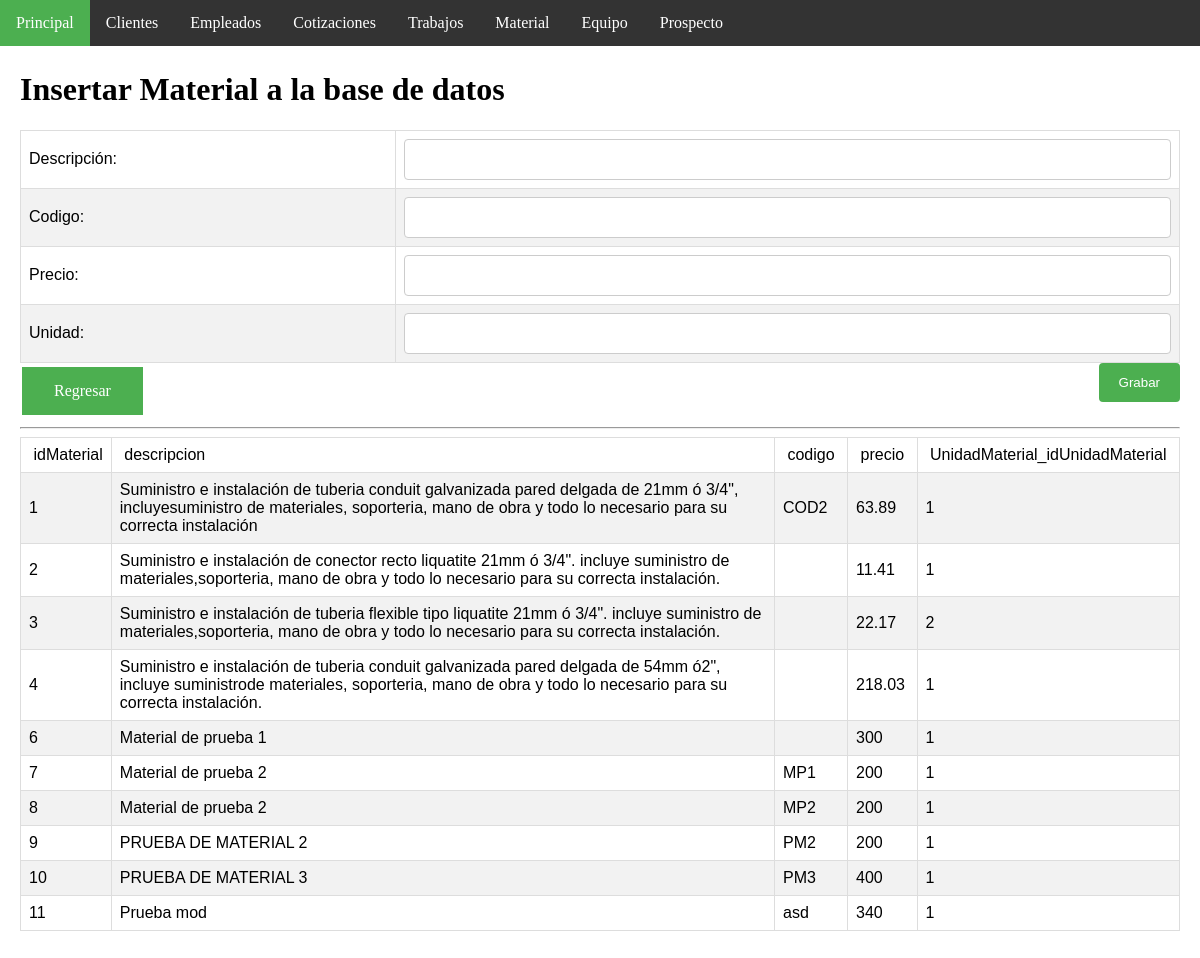
Page /insertMaterial.php on the earlier database version.
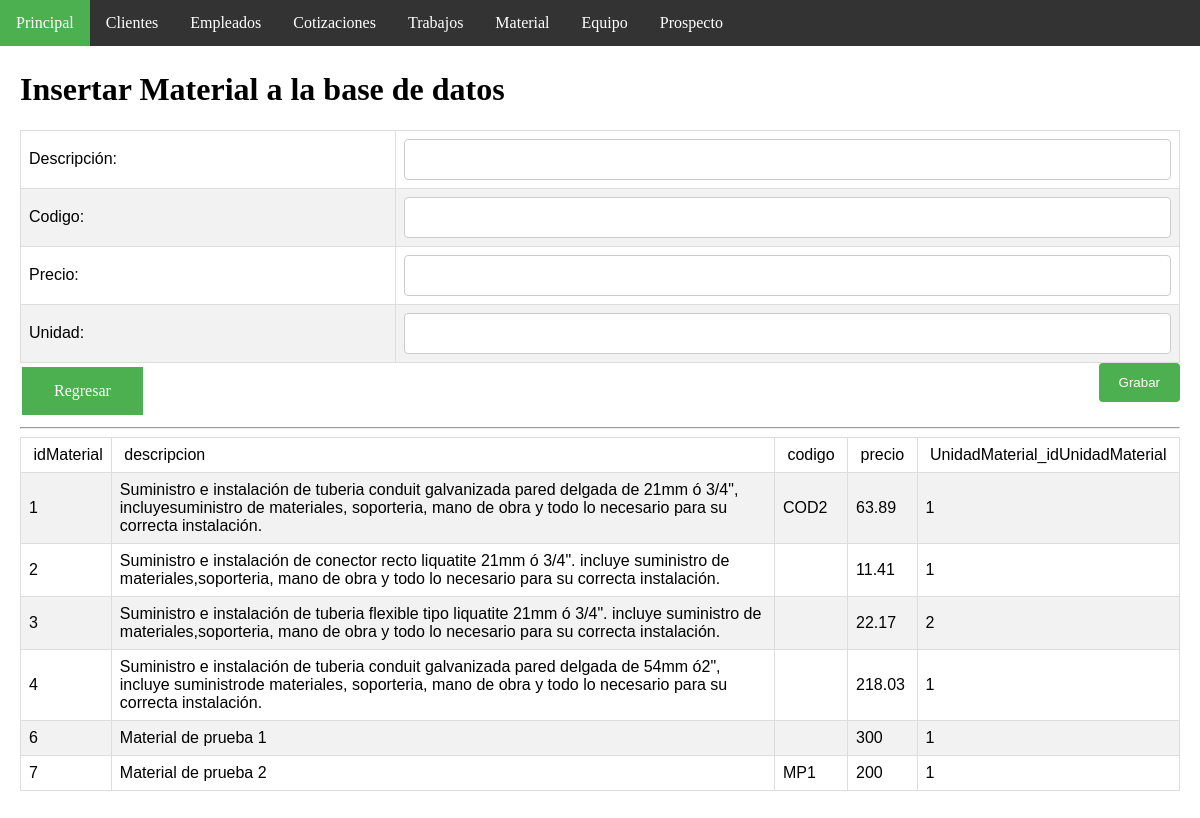
Same page on the later database version.
### tables this page shows
CREATE TABLE `material` (
  `idMaterial` int(11) NOT NULL AUTO_INCREMENT,
  `descripcion` varchar(300) NOT NULL,
  `codigo` varchar(45) DEFAULT NULL,
  `precio` double NOT NULL,
  `UnidadMaterial_idUnidadMaterial` int(11) NOT NULL,
  PRIMARY KEY (`idMaterial`,`UnidadMaterial_idUnidadMaterial`),
  UNIQUE KEY `codigo_UNIQUE` (`codigo`),
  KEY `fk_Material_UnidadMaterial1_idx` (`UnidadMaterial_idUnidadMaterial`),
  CONSTRAINT `fk_Material_UnidadMaterial1` FOREIGN KEY (`UnidadMaterial_idUnidadMaterial`) REFERENCES `unidadmaterial` (`idUnidadMaterial`) ON DELETE NO ACTION ON UPDATE NO ACTION
);

### insertMaterial.php (the view, shortened to what this page needs)
<!DOCTYPE html>
<html>
<head>
   <link rel="stylesheet" type="text/css" href="css/page_style.css">
</head>
<body>
<ul>
  <li><a class="active" href="index.php">Principal</a></li>
  <li><a href="clienteAdmon.php">Clientes</a></li>
  <li><a href="empleadoAdmon.php">Empleados</a></li>
  <li><a href="cotizacionAdmon.php">Cotizaciones</a></li>
  <li><a href="trabajoAdmon.php">Trabajos</a></li>
  <li><a href="materialAdmon.php">Material</a></li>
  <li><a href="equipoAdmon.php">Equipo</a></li>
  <li><a href="prospectoAdmon.php">Prospecto</a></li>
</ul>
<div style="padding:20px;margin-top:30px;height:1500px;">
<h1>Insertar Material a la base de datos</h1>
<form action="insertMaterialDb.php" method="post">
<table>
<tr>
   <td>Descripción:</td>
   <td><input type="text" name="descripcion" size="20" maxlength="30"></td>
</tr>
<tr>
   <td>Codigo:</td>
   <td><input type="text" name="codigo" size="20" maxlength="30"></td>
</tr>
<tr>
   <td>Precio:</td>
   <td><input type="text" name="precio" size="20" maxlength="30"></td>
</tr>
<tr>
   <td>Unidad:</td>
   <td><input type="text" name="UnidadMaterial_idUnidadMaterial" size="20" maxlength="30"></td>
</tr>
</table>
<input type="submit" name="accion" value="Grabar">
<a class="buttonSha" href="materialAdmon.php">Regresar</a>
</FORM>
<hr>
<?php
   $link=Conectarse();
   $query="select * from material";
   $result=mysqli_query($link,$query);
?>
<center>
 <table>
     <tr>
         <td >&nbsp;idMaterial</td>
         <td>&nbsp;descripcion&nbsp;</td>
         <td>&nbsp;codigo&nbsp;</td>
         <td>&nbsp;precio&nbsp;</td>
         <td>&nbsp;UnidadMaterial_idUnidadMaterial&nbsp;</td>
      </tr>
<?php
   while($row = mysqli_fetch_array($result)) {
echo "<tr><td>".$row["idMaterial"]."</td>";
echo "<td >".$row["descripcion"]."</td>";
echo "<td>".$row["codigo"]."</td>";
echo "<td>".$row["precio"]."</td>";
echo "<td>".$row["UnidadMaterial_idUnidadMaterial"]."</td>";
   }
?>
 </table> </center>
</div>
</body>
</html>

### css/page_style.css (style rules this page uses)
.buttonSha { background-color: #4CAF50; border: none; color: white; padding: 15px 32px; text-align: center; text-decoration: none; display: inline-block; font-size: 16px; margin: 4px 2px; cursor: pointer; -webkit-transition-duration: 0.4s; transition-duration: 0.4s; }
table { font-family: "Trebuchet MS", Arial, Helvetica, sans-serif; border-collapse: collapse; width: 100%; }
td,th { border: 1px solid #ddd; padding: 8px; }
tr:nth-child(even) { background-color: #f2f2f2; }
* { box-sizing: border-box; }
input[type=text], select, textarea { width: 100%; padding: 12px; border: 1px solid #ccc; border-radius: 4px; resize: vertical; }
input[type=submit] { background-color: #4CAF50; color: white; padding: 12px 20px; border: none; border-radius: 4px; cursor: pointer; float: right; }
body { margin:0; }
ul { list-style-type: none; margin: 0; padding: 0; overflow: hidden; background-color: #333; position: fixed; top: 0; width: 100%; }
li { float: left; }
li a { display: block; color: white; text-align: center; padding: 14px 16px; text-decoration: none; }
.active { background-color: #4CAF50; }

Differences in the rows shown:
removed material: idMaterial "8", descripcion "Material de prueba 2", codigo "MP2", precio "200", UnidadMaterial_idUnidadMaterial "1"
removed material: idMaterial "9", descripcion "PRUEBA DE MATERIAL 2", codigo "PM2", precio "200", UnidadMaterial_idUnidadMaterial "1"
removed material: idMaterial "10", descripcion "PRUEBA DE MATERIAL 3", codigo "PM3", precio "400", UnidadMaterial_idUnidadMaterial "1"
removed material: idMaterial "11", descripcion "Prueba mod", codigo "asd", precio "340", UnidadMaterial_idUnidadMaterial "1"
changed material "COD2": descripcion "…necesario para su correcta instalación" → "…necesario para su correcta instalación."
